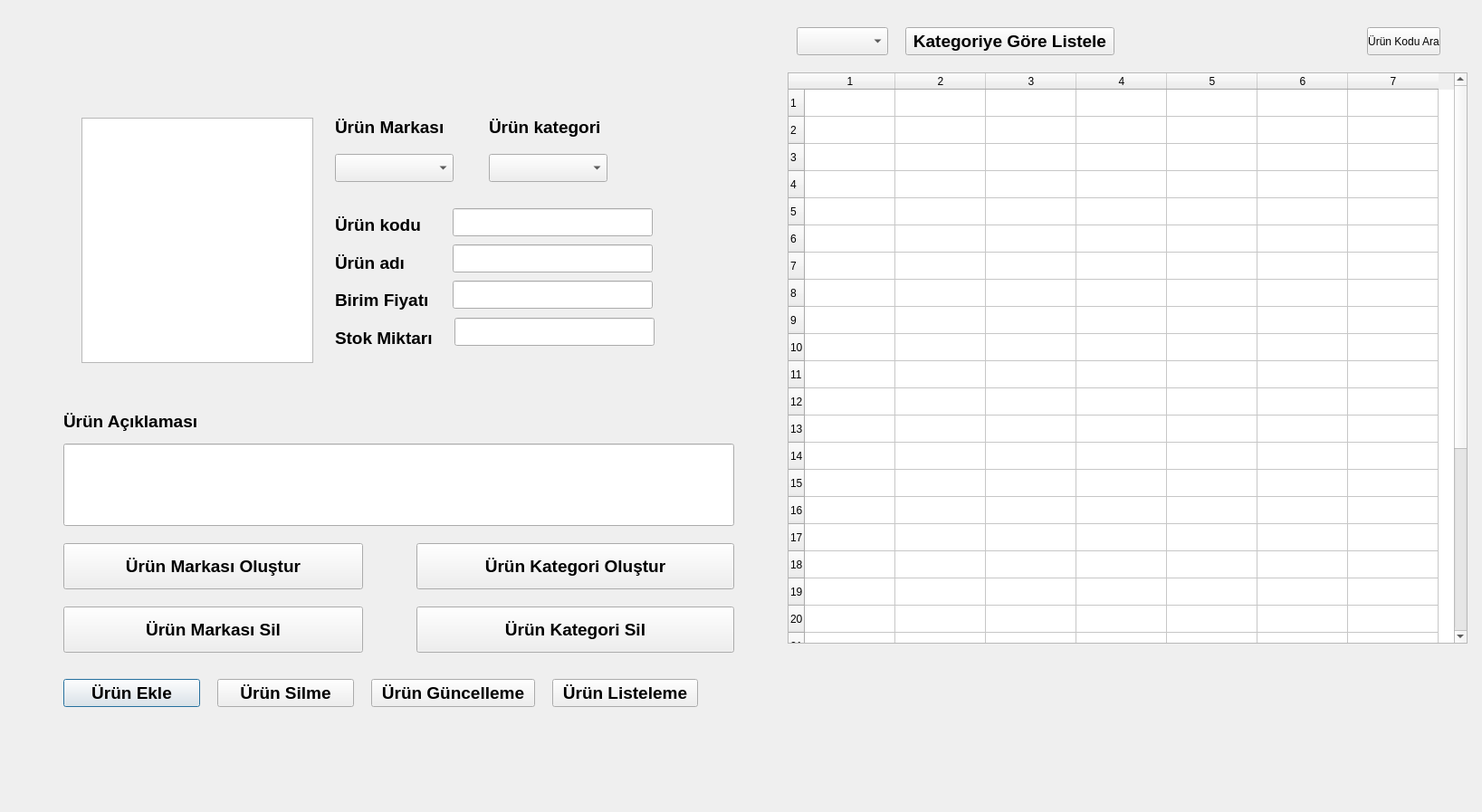
<?xml version="1.0" encoding="UTF-8"?>
<ui version="4.0">
 <class>Dialog</class>
 <widget class="QDialog" name="Dialog">
  <property name="geometry">
   <rect>
    <x>0</x>
    <y>0</y>
    <width>1637</width>
    <height>897</height>
   </rect>
  </property>
  <property name="windowTitle">
   <string>Dialog</string>
  </property>
  <widget class="QLabel" name="lblurunaciklamasi">
   <property name="geometry">
    <rect>
     <x>70</x>
     <y>450</y>
     <width>161</width>
     <height>31</height>
    </rect>
   </property>
   <property name="font">
    <font>
     <pointsize>14</pointsize>
     <weight>75</weight>
     <bold>true</bold>
    </font>
   </property>
   <property name="text">
    <string>Ürün Açıklaması</string>
   </property>
  </widget>
  <widget class="QComboBox" name="cmburunmarkasi">
   <property name="geometry">
    <rect>
     <x>370</x>
     <y>170</y>
     <width>131</width>
     <height>31</height>
    </rect>
   </property>
  </widget>
  <widget class="QComboBox" name="cmburunkategori">
   <property name="geometry">
    <rect>
     <x>540</x>
     <y>170</y>
     <width>131</width>
     <height>31</height>
    </rect>
   </property>
  </widget>
  <widget class="QLabel" name="lblurunmarkasi">
   <property name="geometry">
    <rect>
     <x>370</x>
     <y>120</y>
     <width>141</width>
     <height>41</height>
    </rect>
   </property>
   <property name="font">
    <font>
     <pointsize>14</pointsize>
     <weight>75</weight>
     <bold>true</bold>
    </font>
   </property>
   <property name="text">
    <string>Ürün Markası</string>
   </property>
  </widget>
  <widget class="QLabel" name="lblurunkategori">
   <property name="geometry">
    <rect>
     <x>540</x>
     <y>120</y>
     <width>151</width>
     <height>41</height>
    </rect>
   </property>
   <property name="font">
    <font>
     <pointsize>14</pointsize>
     <weight>75</weight>
     <bold>true</bold>
    </font>
   </property>
   <property name="text">
    <string>Ürün kategori</string>
   </property>
  </widget>
  <widget class="QLineEdit" name="lneurunaciklamasi">
   <property name="geometry">
    <rect>
     <x>70</x>
     <y>490</y>
     <width>741</width>
     <height>91</height>
    </rect>
   </property>
  </widget>
  <widget class="QTableWidget" name="tblListele">
   <property name="geometry">
    <rect>
     <x>870</x>
     <y>80</y>
     <width>751</width>
     <height>631</height>
    </rect>
   </property>
   <property name="rowCount">
    <number>30</number>
   </property>
   <property name="columnCount">
    <number>7</number>
   </property>
   <row/>
   <row/>
   <row/>
   <row/>
   <row/>
   <row/>
   <row/>
   <row/>
   <row/>
   <row/>
   <row/>
   <row/>
   <row/>
   <row/>
   <row/>
   <row/>
   <row/>
   <row/>
   <row/>
   <row/>
   <row/>
   <row/>
   <row/>
   <row/>
   <row/>
   <row/>
   <row/>
   <row/>
   <row/>
   <row/>
   <column/>
   <column/>
   <column/>
   <column/>
   <column/>
   <column/>
   <column/>
  </widget>
  <widget class="QPushButton" name="btnurunekle">
   <property name="geometry">
    <rect>
     <x>70</x>
     <y>750</y>
     <width>151</width>
     <height>31</height>
    </rect>
   </property>
   <property name="font">
    <font>
     <pointsize>14</pointsize>
     <weight>75</weight>
     <bold>true</bold>
    </font>
   </property>
   <property name="text">
    <string>Ürün Ekle</string>
   </property>
  </widget>
  <widget class="QPushButton" name="btnurunsilme">
   <property name="geometry">
    <rect>
     <x>240</x>
     <y>750</y>
     <width>151</width>
     <height>31</height>
    </rect>
   </property>
   <property name="font">
    <font>
     <pointsize>14</pointsize>
     <weight>75</weight>
     <bold>true</bold>
    </font>
   </property>
   <property name="text">
    <string>Ürün Silme</string>
   </property>
  </widget>
  <widget class="QPushButton" name="btnurunguncelleme">
   <property name="geometry">
    <rect>
     <x>410</x>
     <y>750</y>
     <width>181</width>
     <height>31</height>
    </rect>
   </property>
   <property name="font">
    <font>
     <pointsize>14</pointsize>
     <weight>75</weight>
     <bold>true</bold>
    </font>
   </property>
   <property name="text">
    <string>Ürün Güncelleme</string>
   </property>
  </widget>
  <widget class="QPushButton" name="btnurunlistele">
   <property name="geometry">
    <rect>
     <x>610</x>
     <y>750</y>
     <width>161</width>
     <height>31</height>
    </rect>
   </property>
   <property name="font">
    <font>
     <pointsize>14</pointsize>
     <weight>75</weight>
     <bold>true</bold>
    </font>
   </property>
   <property name="text">
    <string>Ürün Listeleme</string>
   </property>
  </widget>
  <widget class="QPushButton" name="btnurunmarkasiolustur">
   <property name="geometry">
    <rect>
     <x>70</x>
     <y>600</y>
     <width>331</width>
     <height>51</height>
    </rect>
   </property>
   <property name="font">
    <font>
     <pointsize>14</pointsize>
     <weight>75</weight>
     <bold>true</bold>
    </font>
   </property>
   <property name="text">
    <string>Ürün Markası Oluştur</string>
   </property>
  </widget>
  <widget class="QPushButton" name="btnurun_kategori_olustur">
   <property name="geometry">
    <rect>
     <x>460</x>
     <y>600</y>
     <width>351</width>
     <height>51</height>
    </rect>
   </property>
   <property name="font">
    <font>
     <pointsize>14</pointsize>
     <weight>75</weight>
     <bold>true</bold>
    </font>
   </property>
   <property name="text">
    <string>Ürün Kategori Oluştur</string>
   </property>
  </widget>
  <widget class="QWidget" name="layoutWidget">
   <property name="geometry">
    <rect>
     <x>370</x>
     <y>230</y>
     <width>118</width>
     <height>161</height>
    </rect>
   </property>
   <layout class="QVBoxLayout" name="verticalLayout">
    <item>
     <widget class="QLabel" name="lblurunkodu">
      <property name="font">
       <font>
        <pointsize>14</pointsize>
        <weight>75</weight>
        <bold>true</bold>
       </font>
      </property>
      <property name="text">
       <string>Ürün kodu</string>
      </property>
     </widget>
    </item>
    <item>
     <widget class="QLabel" name="urunkodu">
      <property name="font">
       <font>
        <pointsize>14</pointsize>
        <weight>75</weight>
        <bold>true</bold>
       </font>
      </property>
      <property name="text">
       <string>Ürün adı</string>
      </property>
     </widget>
    </item>
    <item>
     <widget class="QLabel" name="birimfiyati">
      <property name="font">
       <font>
        <pointsize>14</pointsize>
        <weight>75</weight>
        <bold>true</bold>
       </font>
      </property>
      <property name="text">
       <string>Birim Fiyatı</string>
      </property>
     </widget>
    </item>
    <item>
     <widget class="QLabel" name="stokmiktari">
      <property name="font">
       <font>
        <pointsize>14</pointsize>
        <weight>75</weight>
        <bold>true</bold>
       </font>
      </property>
      <property name="text">
       <string>Stok Miktarı</string>
      </property>
     </widget>
    </item>
   </layout>
  </widget>
  <widget class="QGraphicsView" name="logo">
   <property name="geometry">
    <rect>
     <x>90</x>
     <y>130</y>
     <width>256</width>
     <height>271</height>
    </rect>
   </property>
  </widget>
  <widget class="QLineEdit" name="lneurunadi">
   <property name="geometry">
    <rect>
     <x>500</x>
     <y>270</y>
     <width>221</width>
     <height>31</height>
    </rect>
   </property>
  </widget>
  <widget class="QLineEdit" name="lnestokmiktari">
   <property name="geometry">
    <rect>
     <x>502</x>
     <y>351</y>
     <width>221</width>
     <height>31</height>
    </rect>
   </property>
  </widget>
  <widget class="QLineEdit" name="lneurunkodu">
   <property name="geometry">
    <rect>
     <x>500</x>
     <y>230</y>
     <width>221</width>
     <height>31</height>
    </rect>
   </property>
   <property name="text">
    <string/>
   </property>
  </widget>
  <widget class="QLineEdit" name="lnebirimfiyati">
   <property name="geometry">
    <rect>
     <x>500</x>
     <y>310</y>
     <width>221</width>
     <height>31</height>
    </rect>
   </property>
  </widget>
  <widget class="QPushButton" name="btnurunara">
   <property name="geometry">
    <rect>
     <x>1510</x>
     <y>30</y>
     <width>81</width>
     <height>31</height>
    </rect>
   </property>
   <property name="text">
    <string>Ürün Kodu Ara</string>
   </property>
  </widget>
  <widget class="QPushButton" name="btnurunkategorisil">
   <property name="geometry">
    <rect>
     <x>460</x>
     <y>670</y>
     <width>351</width>
     <height>51</height>
    </rect>
   </property>
   <property name="font">
    <font>
     <pointsize>14</pointsize>
     <weight>75</weight>
     <bold>true</bold>
    </font>
   </property>
   <property name="text">
    <string>Ürün Kategori Sil</string>
   </property>
  </widget>
  <widget class="QPushButton" name="btnurunmarkasisil">
   <property name="geometry">
    <rect>
     <x>70</x>
     <y>670</y>
     <width>331</width>
     <height>51</height>
    </rect>
   </property>
   <property name="font">
    <font>
     <pointsize>14</pointsize>
     <weight>75</weight>
     <bold>true</bold>
    </font>
   </property>
   <property name="text">
    <string>Ürün Markası Sil</string>
   </property>
  </widget>
  <widget class="QComboBox" name="cmbkategoriyegorelistele">
   <property name="geometry">
    <rect>
     <x>880</x>
     <y>30</y>
     <width>101</width>
     <height>31</height>
    </rect>
   </property>
  </widget>
  <widget class="QPushButton" name="btnkategoriyegorelistele">
   <property name="geometry">
    <rect>
     <x>1000</x>
     <y>30</y>
     <width>231</width>
     <height>31</height>
    </rect>
   </property>
   <property name="font">
    <font>
     <pointsize>14</pointsize>
     <weight>75</weight>
     <bold>true</bold>
    </font>
   </property>
   <property name="text">
    <string>Kategoriye Göre Listele</string>
   </property>
  </widget>
 </widget>
 <resources/>
 <connections/>
</ui>
